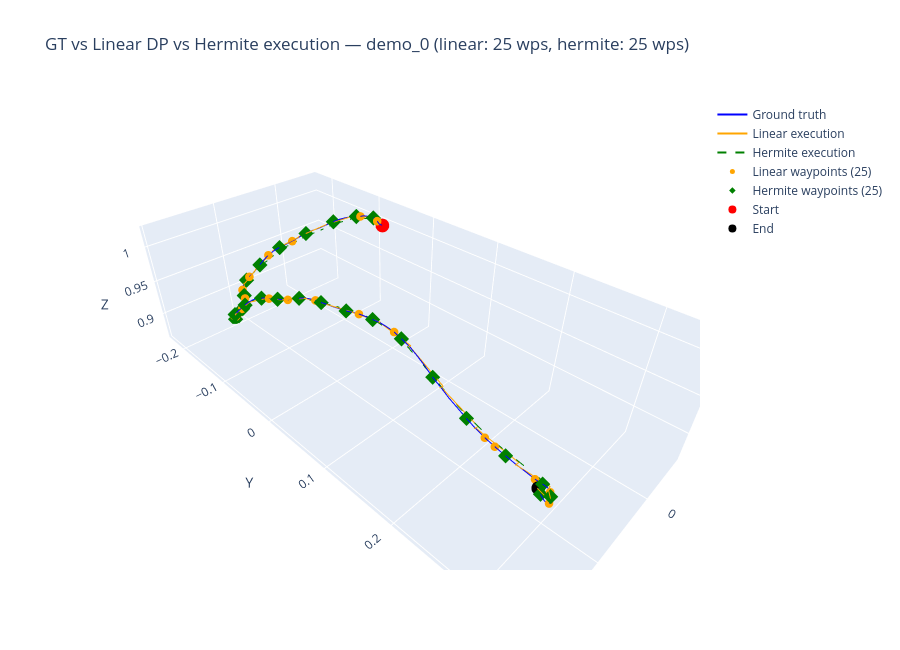

Notebook source saved alongside this figure:
### Code cell
with h5py.File(demo_path, "r") as f:
    gt_pos = np.array(f["data/demo_0/abs_obs/robot0_eef_pos"][:])

#n = min(len(hermite_traj), len(linear_traj), len(gt_pos))

full_traj = go.Scatter3d(
    x=gt_pos[:, 0], y=gt_pos[:, 1], z=gt_pos[:, 2],
    mode='lines', line=dict(color='blue', width=2), name='Ground truth'
)
linear_exec = go.Scatter3d(
    x=linear_traj[:, 0], y=linear_traj[:, 1], z=linear_traj[:, 2],
    mode='lines', line=dict(color='orange', width=2), name=f'Linear execution'
)
hermite_exec = go.Scatter3d(
    x=hermite_traj[:, 0], y=hermite_traj[:, 1], z=hermite_traj[:, 2],
    mode='lines', line=dict(color='green', width=2, dash='dash'), name=f'Hermite execution'
)
linear_wps = go.Scatter3d(
    x=gt_pos[waypoints_demo0_lin, 0], y=gt_pos[waypoints_demo0_lin, 1], z=gt_pos[waypoints_demo0_lin, 2],
    mode='markers', marker=dict(size=5, color='orange', symbol='circle'),
    name=f'Linear waypoints ({len(waypoints_demo0_lin)})'
)
hermite_wps_plot = go.Scatter3d(
    x=gt_pos[waypoints_demo0_hermite, 0], y=gt_pos[waypoints_demo0_hermite, 1], z=gt_pos[waypoints_demo0_hermite, 2],
    mode='markers', marker=dict(size=5, color='green', symbol='diamond'),
    name=f'Hermite waypoints ({len(waypoints_demo0_hermite)})'
)
start_pt = go.Scatter3d(
    x=[gt_pos[0, 0]], y=[gt_pos[0, 1]], z=[gt_pos[0, 2]],
    mode='markers', marker=dict(size=8, color='red'), name='Start'
)
end_pt = go.Scatter3d(
    x=[gt_pos[-1, 0]], y=[gt_pos[-1, 1]], z=[gt_pos[-1, 2]],
    mode='markers', marker=dict(size=8, color='black'), name='End'
)

fig = go.Figure(data=[full_traj, linear_exec, hermite_exec, linear_wps, hermite_wps_plot, start_pt, end_pt])
fig.update_layout(
    scene=dict(xaxis_title='X', yaxis_title='Y', zaxis_title='Z'),
    title=f'GT vs Linear DP vs Hermite execution — demo_0 '
          f'(linear: {len(waypoints_demo0_lin)} wps, hermite: {len(waypoints_demo0_hermite)} wps)',
    width=900, height=650
)
fig.show()
